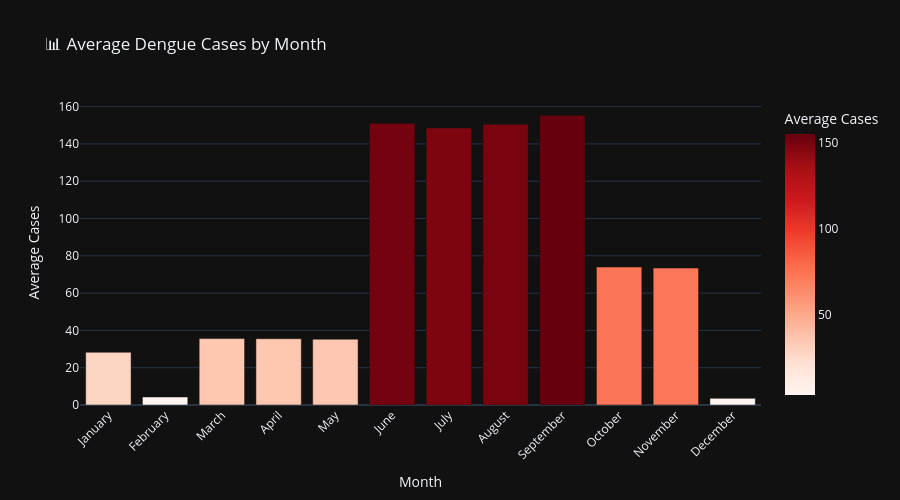

Notebook code cell kept with this figure:
### Code cell
# Monthly pattern analysis
if 'Month' in df.columns and len(dengue_cols) > 0:
    month_order = ['January', 'February', 'March', 'April', 'May', 'June',
                   'July', 'August', 'September', 'October', 'November', 'December']
    
    monthly_avg = df.groupby('Month')[dengue_col].mean().reset_index()
    monthly_avg['Month'] = pd.Categorical(monthly_avg['Month'], categories=month_order, ordered=True)
    monthly_avg = monthly_avg.sort_values('Month')
    
    fig = px.bar(monthly_avg, x='Month', y=dengue_col,
                 title='📊 Average Dengue Cases by Month',
                 labels={'Month': 'Month', dengue_col: 'Average Cases'},
                 color=dengue_col,
                 color_continuous_scale='Reds')
    
    fig.update_layout(height=500, xaxis_tickangle=-45)
    fig.show()
    
    print(f"\n📊 Monthly Statistics:")
    print(monthly_avg.to_string(index=False))

### Figure 1 — Plotly figure (JSON) as saved in the notebook; plotly's stock layout.template omitted (floating-point values rounded to 4 significant figures)
{"data": [{"hovertemplate": "Month=%{x}<br>Average Cases=%{marker.color}<extra></extra>", "legendgroup": "", "marker": {"color": [28.28, 4.287, 35.61, 35.56, 35.3, 151.1, 148.5, 150.5, 155.4, 74.01, 73.47, 3.595], "coloraxis": "coloraxis", "pattern": {"shape": ""}}, "name": "", "orientation": "v", "showlegend": false, "textposition": "auto", "type": "bar", "x": ["January", "February", "March", "April", "May", "June", "July", "August", "September", "October", "November", "December"], "xaxis": "x", "y": [28.28, 4.287, 35.61, 35.56, 35.3, 151.1, 148.5, 150.5, 155.4, 74.01, 73.47, 3.595], "yaxis": "y"}], "layout": {"barmode": "relative", "coloraxis": {"colorbar": {"title": {"text": "Average Cases"}}, "colorscale": [[0, "rgb(255,245,240)"], [0.125, "rgb(254,224,210)"], [0.25, "rgb(252,187,161)"], [0.375, "rgb(252,146,114)"], [0.5, "rgb(251,106,74)"], [0.625, "rgb(239,59,44)"], [0.75, "rgb(203,24,29)"], [0.875, "rgb(165,15,21)"], [1, "rgb(103,0,13)"]]}, "height": 500, "legend": {"tracegroupgap": 0}, "title": {"text": "📊 Average Dengue Cases by Month"}, "xaxis": {"anchor": "y", "domain": [0, 1], "tickangle": -45, "title": {"text": "Month"}}, "yaxis": {"anchor": "x", "domain": [0, 1], "title": {"text": "Average Cases"}}}}
